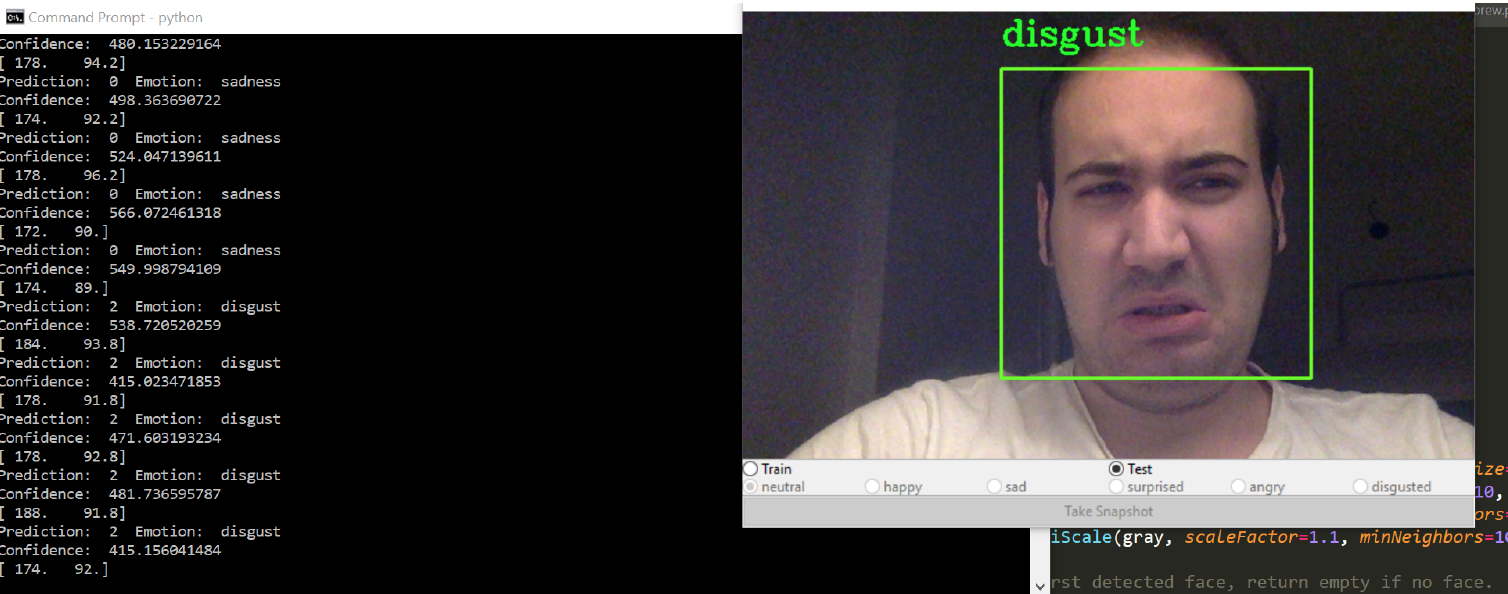
#> input picture Report/sad.png, 1508 x 594 px
$ python -i FaceDetectClass.py   (imports and definitions only)   (Python 2 division)   (older library calls are emulated)
#> lines starting #> are read from the running program, lines starting #| are printed output that depends on the picture
# -*- coding: utf-8 -*-
"""
Created on Sat Nov 18 18:48:23 2017

@author: erdembocugoz
"""

#!/usr/bin/env python
# -*- coding: utf-8 -*-

"""A module that contains various detectors"""

import cv2
import numpy as np


class FaceDetector:
    """Face Detector
        This class implements a face detection algorithm using a face cascade
        and two eye cascades.
    """

    def __init__(
            self,
            face_casc='params/haarcascade_frontalface_default.xml',
            left_eye_casc='params/haarcascade_lefteye_2splits.xml',
            right_eye_casc='params/haarcascade_righteye_2splits.xml',
            scale_factor=4):
        """Initializes cascades
            The constructor initializes all required cascades.
            :param face_casc:         path to a face cascade
            :param left_eye_casc:     path to a left-eye cascade
            :param right_eye_casc:    path to a right-eye cascade
        """
        # resize images before detection
        self.scale_factor = scale_factor

        # load pre-trained cascades
        self.face_casc = cv2.CascadeClassifier(face_casc)
        if self.face_casc.empty():
            print 'Warning: Could not load face cascade:', face_casc
            raise SystemExit
        self.left_eye_casc = cv2.CascadeClassifier(left_eye_casc)
        if self.left_eye_casc.empty():
            print 'Warning: Could not load left eye cascade:', left_eye_casc
            raise SystemExit
        self.right_eye_casc = cv2.CascadeClassifier(right_eye_casc)
        if self.right_eye_casc.empty():
            print 'Warning: Could not load right eye cascade:', right_eye_casc
            raise SystemExit

    def detect(self, frame):
        """Performs face detection
            This method detects faces in an RGB input image.
            The method returns True upon success (else False), draws the
            bounding box of the head onto the input image (frame), and
            extracts the head region (head).
            :param frame: RGB input image
            :returns: success, frame, head
        """
        frameCasc = cv2.cvtColor(
            cv2.resize(
                frame,
                (0, 0),
                fx=1.0 / self.scale_factor,
                fy=1.0 / self.scale_factor),
            cv2.COLOR_RGB2GRAY)
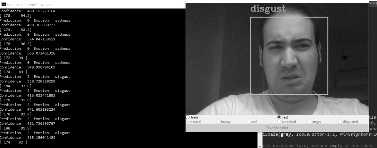
#> frameCasc: shape (148, 377); min 0, max 255, mean 56.6
        faces = self.face_casc.detectMultiScale(
            frameCasc,
            scaleFactor=1.1,
            minNeighbors=3,
            flags=cv2.cv.CV_HAAR_FIND_BIGGEST_OBJECT) * self.scale_factor
#> faces = [[1004, 68, 308, 308]]

        # if face is found: extract head region from bounding box
        for (x, y, w, h) in faces:
            cv2.rectangle(frame, (x, y), (x + w, y + h), (100, 255, 0), 2)
            head = cv2.cvtColor(frame[y:y + h, x:x + w],
                                cv2.COLOR_RGB2GRAY)
            return True, frame, head, (x, y)
#> this loop made 1 pass
#> pass 1, in detect, `head = cv2.cvtColor(frame[y:y + h, x:x + w], cv2.COLOR_RGB2GRAY)`:
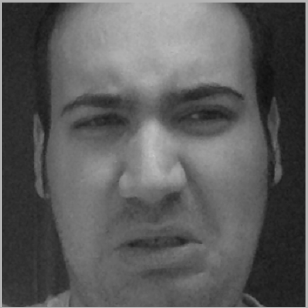
#> head: shape (308, 308); min 14, max 200, mean 91.8
#> after the loop:
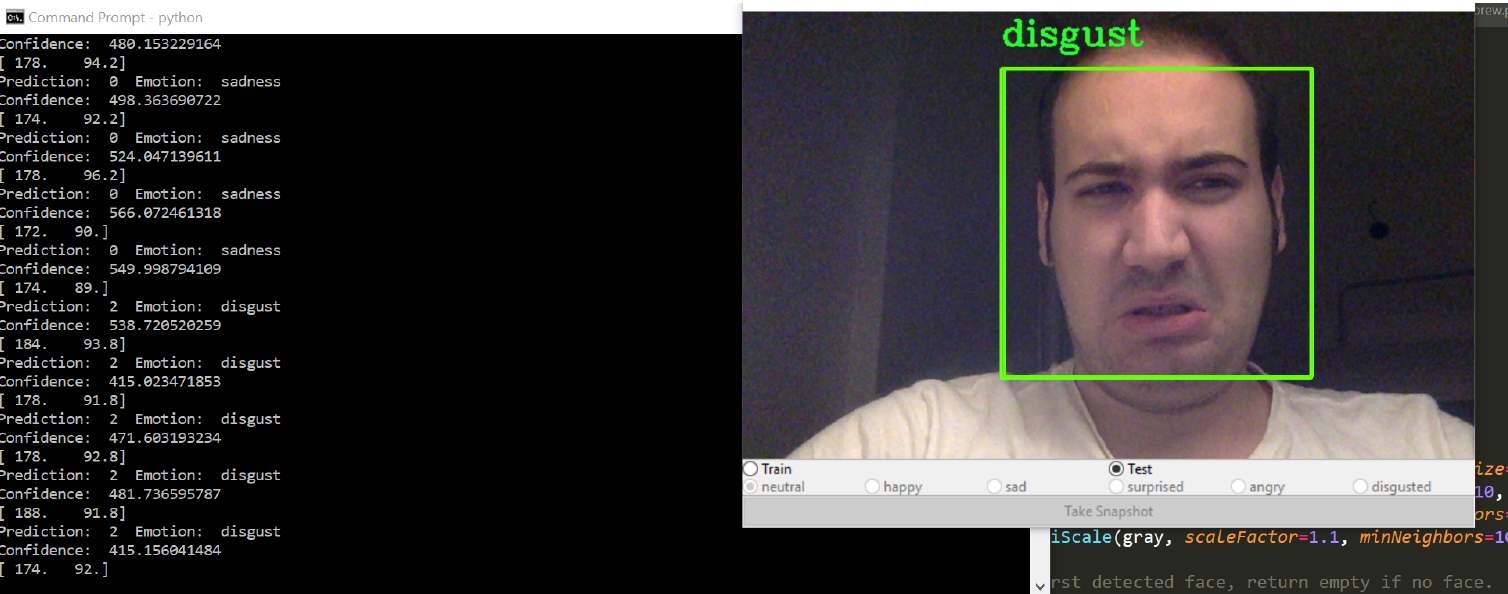
#> frame: shape (594, 1508, 3); mean R, G, B 58.8, 55.6, 55.2

        return False, frame, None, (0, 0)

    # [80 lines left out: function align_head, not called in this run]

>>> import cv2
>>> picture = cv2.cvtColor(cv2.imread('../Report/sad.png'), cv2.COLOR_BGR2RGB)
>>> result = FaceDetector().detect(picture)
